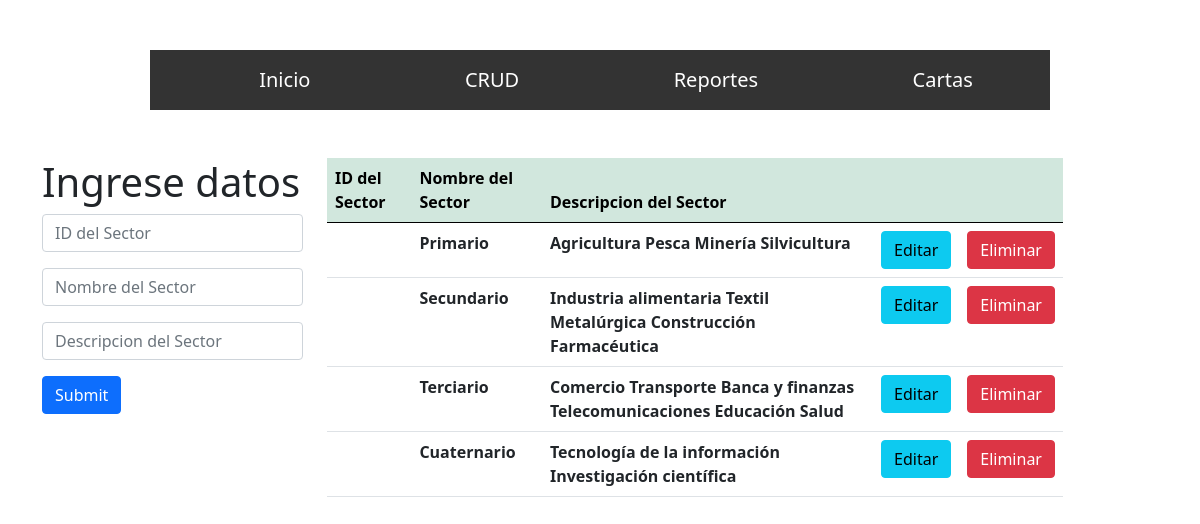
/entidades/sector/sector.php, run on the app's committed database.
### tables this page shows
CREATE TABLE `sector` (
  `ID_sector` int(11) NOT NULL,
  `Nombre_sector` varchar(50) NOT NULL,
  `Descripcion_sector` text NOT NULL
);

### entidades/sector/sector.php (the view, shortened to what this page needs)
<?php
    $con=conectar();
    $sql="SELECT *  FROM sector";
    $query=mysqli_query($con,$sql);
?>
<!DOCTYPE html>
<html lang="es">
    <head>
        <link href="stylo.css" rel="stylesheet">
        <link href="https://cdn.jsdelivr.net/npm/bootstrap@5.0.0-beta1/dist/css/bootstrap.min.css" rel="stylesheet">
    </head>
    <body>
    <nav class="nave">
            <ul class="menu_horizontal">
                <li> <a href="http://localhost/Empresa%20HG/principal_pag/paginaMain.php">Inicio</a> </li>
                <li>
                    <a href="http://localhost/Empresa%20HG/principal_pag/paginaMain.php">CRUD</a>
                </li>
                <li>
                    <a href="http://localhost/Empresa%20HG/principal_pag/paginaMain.php">Reportes</a>
                </li>
                <li>
                    <a href="http://localhost/Empresa%20HG/principal_pag/paginaMain.php">Cartas</a>
                </li>
            </ul>
         </nav>
            <div class="container mt-5">
                    <div class="row">
                        <div class="col-md-3">
                            <h1>Ingrese datos</h1>
                                <form action="insertar.php" method="POST">
                                    <input type="number" class="form-control mb-3" name="ID_sector" placeholder="ID del Sector">
                                    <input type="text" class="form-control mb-3" name="Nombre_sector" placeholder="Nombre del Sector">
                                    <input type="text" class="form-control mb-3" name="Descripcion_sector" placeholder="Descripcion del Sector">
                                    <input type="submit" class="btn btn-primary">
                                </form>
                        </div>
                        <div class="col-md-8">
                            <table class="table" >
                                <thead class="table-success table-striped" >
                                    <tr>
                                        <th>ID del Sector</th>
                                        <th>Nombre del Sector</th>
                                        <th>Descripcion del Sector</th>
                                        <th></th>
                                        <th></th>
                                    </tr>
                                </thead>
                                <tbody>
                                        <?php
                                            while($row=mysqli_fetch_array($query)){
                                        ?>
                                            <tr>
                                                <th><?php  echo $row['ID_sector"']?></th>
                                                <th><?php  echo $row['Nombre_sector']?></th>
                                                <th><?php  echo $row['Descripcion_sector']?></th>
                                                <th><a href="actualizar.php?id=<?php echo $row['ID_sector"'] ?>" class="btn btn-info">Editar</a></th>
                                                <th><a href="delete.php?id=<?php echo $row['ID_sector"'] ?>" class="btn btn-danger">Eliminar</a></th>
                                            </tr>
                                        <?php
                                            }
                                        ?>
                                </tbody>
                            </table>
                        </div>
                    </div>
            </div>
    </body>
</html>

### entidades/sector/stylo.css (style rules this page uses)
* { margin: 0; padding: 0; box-sizing: border-box; }
.nave { max-width: 900px; margin:auto; background-color: #333; font-size: 20px; margin-top: 50px; }
.menu_horizontal { list-style: none; display: flex; justify-content: space-around; }
.menu_horizontal > li > a { display: block; padding: 15px 20px; color: white; text-decoration: none; }

### data on the page
sector: Nombre_sector "Primario", Descripcion_sector "Agricultura Pesca Minería Silvicultura"
sector: Nombre_sector "Secundario", Descripcion_sector "Industria alimentaria Textil Metalúrgica Construcción Farmacéutica"
sector: Nombre_sector "Terciario", Descripcion_sector "Comercio Transporte Banca y finanzas Telecomunicaciones Educación Salud"
sector: Nombre_sector "Cuaternario", Descripcion_sector "Tecnología de la información Investigación científica"
